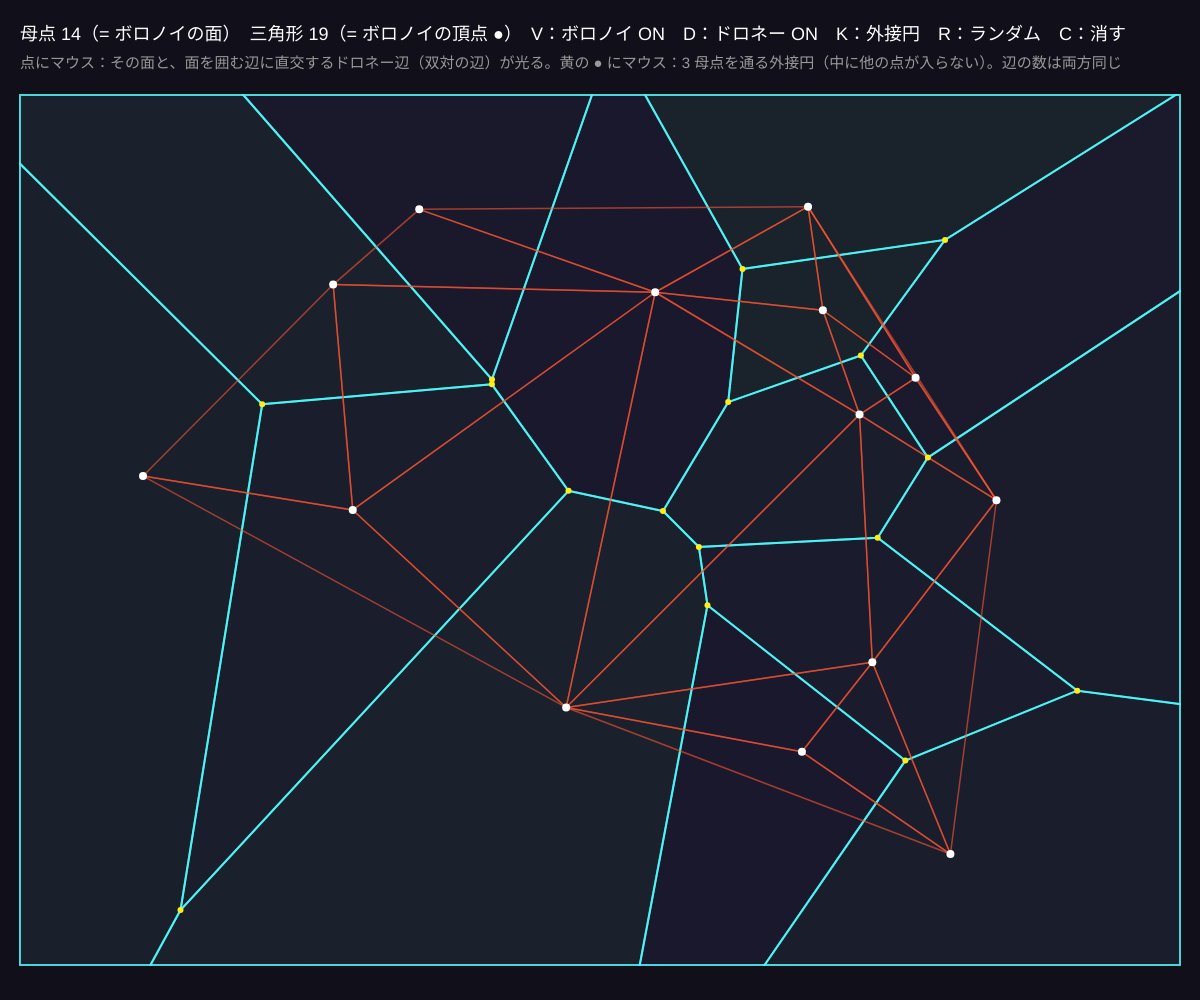
Frame 1 (no input)
Frame 60 (no input): identical to frame 1, image omitted
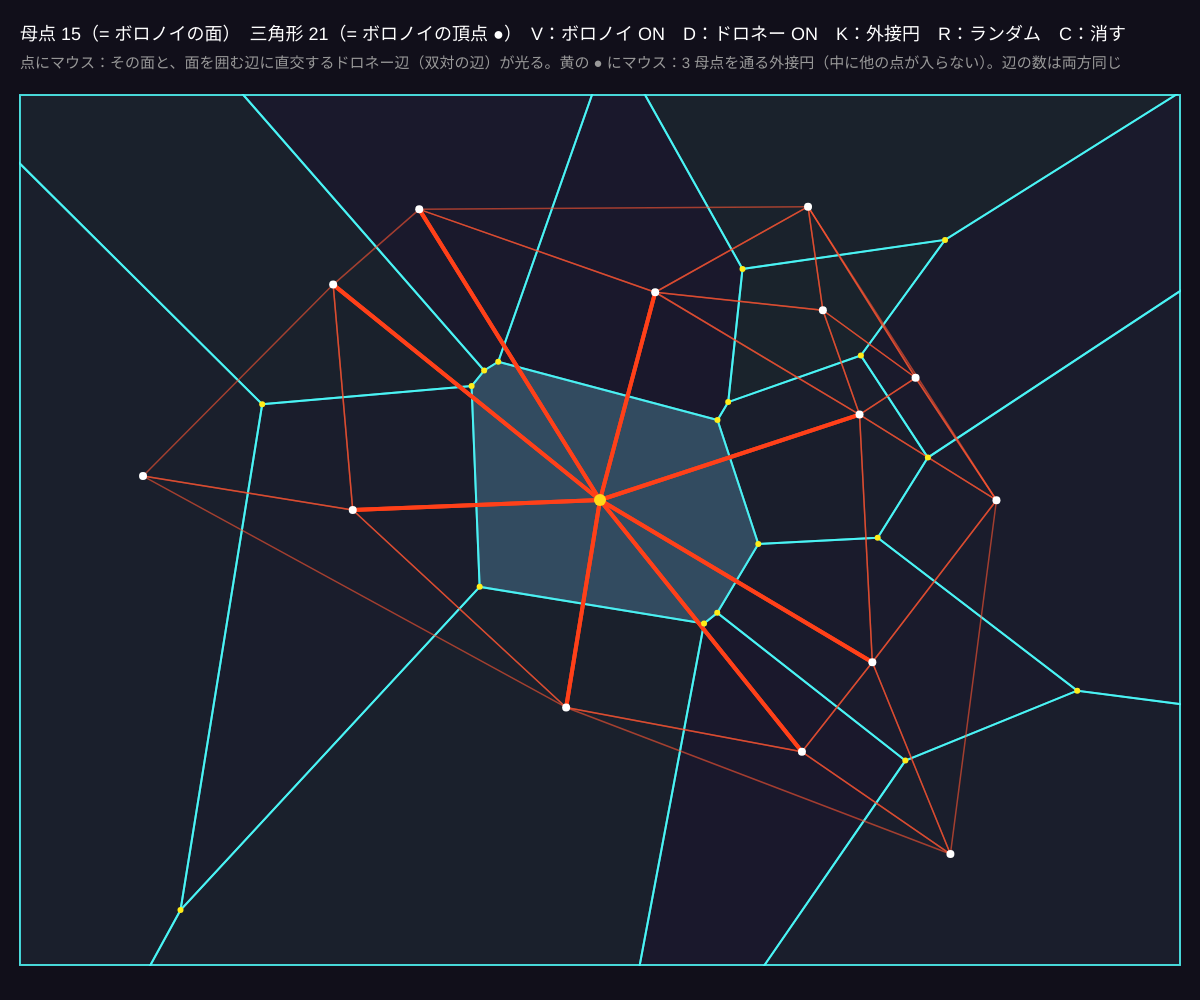
Frame 120 (the mouse pressed at the canvas centre since frame 60)

The p5.js sketch that drew these frames (run headless with seeded random() and noise() and a simulated clock; from frame 60 on, the mouse is pressed at the canvas centre):

// p5.js sketch
// ── sketch.js
// ============================================
// 02 ボロノイ図とドロネー三角形分割の双対
// 同じ点群から作る 2 つの図は裏表の関係：
//   ボロノイの「面」 ↔ ドロネーの「頂点」（母点）、ボロノイの「頂点」 ↔ ドロネーの「三角形」（外接円の中心）
//   ボロノイの「辺」 ↔ ドロネーの「辺」（垂直二等分線どうし）
// クリック = 点を追加 / ドラッグ = 点を動かす / V・D = 表示切替 / K = 外接円 / R = ランダム / C = 全部消す
// ============================================

let pts = [];
let showV = true, showD = true, showCirc = false;
let dragI = -1;
let maxPts = 60;      // ★ 点の上限（多いと重い）

function setup() {
  createCanvas(windowWidth, windowHeight);
  colorMode(HSB, 360, 100, 100, 100);
  randomPts(14);
}
function fieldRect() { return { x: 20, y: 95, w: width - 40, h: height - 130 }; }
function randomPts(n) {
  let A = fieldRect(); pts = [];
  for (let i = 0; i < n; i++) pts.push({ x: A.x + 60 + random(A.w - 120), y: A.y + 60 + random(A.h - 120) });
}

function draw() {
  background(250, 40, 10);
  let A = fieldRect();
  noFill(); stroke(0, 0, 35); strokeWeight(1); rect(A.x, A.y, A.w, A.h);
  let tris = pts.length >= 3 ? delaunay(pts) : [];
  let cells = pts.length >= 2 ? voronoiCells(pts, A.x, A.y, A.x + A.w, A.y + A.h) : [];

  // マウスに近い母点・近い外接円の中心
  let near = -1, nearT = -1;
  for (let i = 0; i < pts.length; i++) if (dist(mouseX, mouseY, pts[i].x, pts[i].y) < 18) near = i;
  for (let t = 0; t < tris.length; t++) if (dist(mouseX, mouseY, tris[t].cx, tris[t].cy) < 12) nearT = t;
  if (dragI >= 0) near = dragI;

  // ボロノイの面（母点ごとに 1 つ）
  if (showV) {
    for (let i = 0; i < cells.length; i++) {
      let c = cells[i]; if (c.length < 3) continue;
      noStroke(); fill(180 + (i * 23) % 60, 50, 60, i === near ? 55 : 14);
      beginShape(); for (let p of c) vertex(p.x, p.y); endShape(CLOSE);
      stroke(180, 70, 100, 80); strokeWeight(2); noFill();
      beginShape(); for (let p of c) vertex(p.x, p.y); endShape(CLOSE);
    }
  }
  // ドロネーの辺
  if (showD) {
    stroke(10, 80, 100, 70); strokeWeight(1.5);
    for (let t of tris) {
      for (let [a, b] of [[t.a, t.b], [t.b, t.c], [t.c, t.a]]) {
        if (near >= 0 && (a === near || b === near)) { strokeWeight(4); stroke(10, 90, 100); } else { strokeWeight(1.5); stroke(10, 80, 100, 60); }
        line(pts[a].x, pts[a].y, pts[b].x, pts[b].y);
      }
    }
  }
  // ボロノイの頂点 = 外接円の中心（三角形の数だけある）
  if (showV && showD) {
    noStroke(); fill(55, 90, 100);
    for (let t of tris) if (t.cx > A.x && t.cx < A.x + A.w && t.cy > A.y && t.cy < A.y + A.h) circle(t.cx, t.cy, 6);
  }
  // 外接円（空円性：中に母点が入らない）
  if ((showCirc || nearT >= 0) && tris.length) {
    let list = nearT >= 0 ? [tris[nearT]] : tris;
    noFill(); stroke(55, 80, 100, nearT >= 0 ? 90 : 25); strokeWeight(nearT >= 0 ? 2 : 1);
    for (let t of list) circle(t.cx, t.cy, 2 * Math.sqrt(t.r2));
    if (nearT >= 0) { let t = tris[nearT]; noStroke(); fill(55, 80, 100, 35); triangle(pts[t.a].x, pts[t.a].y, pts[t.b].x, pts[t.b].y, pts[t.c].x, pts[t.c].y); }
  }
  // 母点
  for (let i = 0; i < pts.length; i++) { noStroke(); fill(i === near ? 50 : 0, i === near ? 90 : 0, 100); circle(pts[i].x, pts[i].y, i === near ? 12 : 8); }

  // 数える：面 = 母点、ボロノイ頂点 = 三角形
  noStroke(); fill(0, 0, 100); textSize(18);
  text('母点 ' + pts.length + '（= ボロノイの面）　三角形 ' + tris.length + '（= ボロノイの頂点 ●）　V：ボロノイ ' + (showV ? 'ON' : 'off') + '　D：ドロネー ' + (showD ? 'ON' : 'off') + '　K：外接円　R：ランダム　C：消す', 20, 40);
  fill(0, 0, 60); textSize(15);
  text('点にマウス：その面と、面を囲む辺に直交するドロネー辺（双対の辺）が光る。黄の ● にマウス：3 母点を通る外接円（中に他の点が入らない）。辺の数は両方同じ', 20, 68);
}

function mousePressed() {
  for (let i = 0; i < pts.length; i++) if (dist(mouseX, mouseY, pts[i].x, pts[i].y) < 14) { dragI = i; return; }
  let A = fieldRect();
  if (mouseX > A.x && mouseX < A.x + A.w && mouseY > A.y && mouseY < A.y + A.h && pts.length < maxPts) { pts.push({ x: mouseX, y: mouseY }); dragI = pts.length - 1; }
}
function mouseDragged() {
  if (dragI < 0) return;
  let A = fieldRect();
  pts[dragI].x = constrain(mouseX, A.x + 2, A.x + A.w - 2); pts[dragI].y = constrain(mouseY, A.y + 2, A.y + A.h - 2);
}
function mouseReleased() { dragI = -1; }
function keyPressed() {
  if (key === 'v' || key === 'V') showV = !showV;
  if (key === 'd' || key === 'D') showD = !showD;
  if (key === 'k' || key === 'K') showCirc = !showCirc;
  if (key === 'r' || key === 'R') randomPts(14);
  if (key === 'c' || key === 'C') pts = [];
}

// ---------- やってみよう ----------
// 1. 点を 3 つだけにする。三角形 1 つ、ボロノイの頂点 1 つ。4 点目を外接円の中に入れると？
// 2. 4 点を正方形に置くと外接円に 4 点が乗る（退化）。少しずらすと三角形の分け方が変わる瞬間を見よう
// 3. 点をどれか 1 つだけ動かすと、ボロノイの面はいくつ変わる？ 隣の面だけ？
// 4. 母点を格子状に並べるとボロノイは正方形、三角格子なら六角形（ハニカム）になる


// ==================================================
// ここから下は「ボロノイ・ドロネーの道具」（中身は読まなくても OK）
// ==================================================

// 三角形 (a, b, c) と外接円（中心 cx, cy・半径² r2）
function makeTri(P, a, b, c) {
  let A = P[a], B = P[b], C = P[c];
  let d = 2 * (A.x * (B.y - C.y) + B.x * (C.y - A.y) + C.x * (A.y - B.y));
  if (Math.abs(d) < 1e-9) d = 1e-9;
  let a2 = A.x * A.x + A.y * A.y, b2 = B.x * B.x + B.y * B.y, c2 = C.x * C.x + C.y * C.y;
  let cx = (a2 * (B.y - C.y) + b2 * (C.y - A.y) + c2 * (A.y - B.y)) / d;
  let cy = (a2 * (C.x - B.x) + b2 * (A.x - C.x) + c2 * (B.x - A.x)) / d;
  return { a, b, c, cx, cy, r2: (A.x - cx) ** 2 + (A.y - cy) ** 2 };
}

// ドロネー三角形分割（Bowyer–Watson 法）：点を 1 つずつ入れ、外接円に含む三角形を壊して貼り直す
function delaunay(P0) {
  let n = P0.length, big = 1e5;
  let P = P0.concat([{ x: -big, y: -big }, { x: big, y: -big }, { x: 0, y: big }]);
  let tris = [makeTri(P, n, n + 1, n + 2)];
  for (let i = 0; i < n; i++) {
    let bad = [], keep = [];
    for (let t of tris) (((P[i].x - t.cx) ** 2 + (P[i].y - t.cy) ** 2 < t.r2) ? bad : keep).push(t);
    let edges = [];
    for (let t of bad) for (let [a, b] of [[t.a, t.b], [t.b, t.c], [t.c, t.a]]) {
      let shared = bad.some((u) => u !== t && [[u.a, u.b], [u.b, u.c], [u.c, u.a]].some(([p, q]) => (p === a && q === b) || (p === b && q === a)));
      if (!shared) edges.push([a, b]);
    }
    for (let [a, b] of edges) keep.push(makeTri(P, a, b, i));
    tris = keep;
  }
  return tris.filter((t) => t.a < n && t.b < n && t.c < n);
}

// ボロノイの面：枠を、各母点との垂直二等分線で切っていく（半平面の交わり）
function voronoiCells(P, x0, y0, x1, y1) {
  return P.map((p, i) => {
    let poly = [{ x: x0, y: y0 }, { x: x1, y: y0 }, { x: x1, y: y1 }, { x: x0, y: y1 }];
    for (let j = 0; j < P.length && poly.length; j++) {
      if (j === i) continue;
      let q = P[j], nx = q.x - p.x, ny = q.y - p.y, c = nx * (p.x + q.x) / 2 + ny * (p.y + q.y) / 2;
      poly = clipHalf(poly, nx, ny, c);
    }
    return poly;
  });
}
// 多角形を半平面 nx*x + ny*y <= c で切る（Sutherland–Hodgman）
function clipHalf(poly, nx, ny, c) {
  let out = [];
  for (let i = 0; i < poly.length; i++) {
    let a = poly[i], b = poly[(i + 1) % poly.length];
    let fa = nx * a.x + ny * a.y - c, fb = nx * b.x + ny * b.y - c;
    if (fa <= 0) out.push(a);
    if ((fa < 0 && fb > 0) || (fa > 0 && fb < 0)) { let t = fa / (fa - fb); out.push({ x: a.x + (b.x - a.x) * t, y: a.y + (b.y - a.y) * t }); }
  }
  return out;
}
